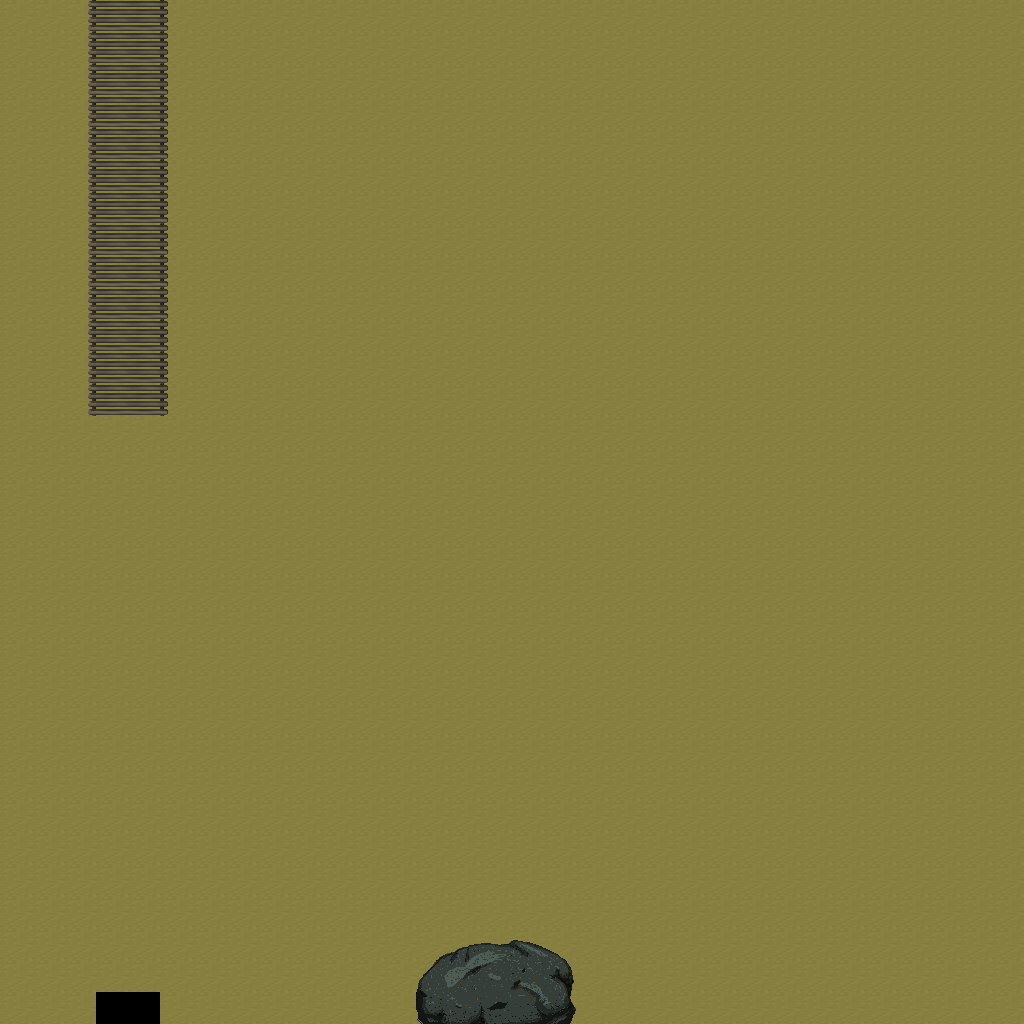

Tiled map render using the project's own tile images. Description and the map definition, with tile-layer contents summarised, below:
An orthogonal 32x32 tile map with 32x32 px tiles, 5 tile layers (Ground, Objects, Objects2, Above, ...), 1 hidden layer not drawn, 7 tilesets.

<map version="1.10" tiledversion="1.11.0" orientation="orthogonal" renderorder="right-down" width="32" height="32" tilewidth="32" tileheight="32" infinite="0" nextlayerid="11" nextobjectid="1">
 <tileset firstgid="1" name="logic_collision" tilewidth="32" tileheight="32" tilecount="1" columns="1">
  <image source="../drawable/logic_collision.png" width="32" height="32" />
 </tileset>
 <tileset firstgid="2" name="ground_ground" tilewidth="32" tileheight="32" tilecount="33" columns="3">
  <image source="../drawable/ground_ground.png" width="96" height="352" />
 </tileset>
 <tileset firstgid="35" name="ground_ridge_earth_dark" tilewidth="32" tileheight="32" tilecount="96" columns="12">
  <image source="../drawable/ground_ridge_earth_dark.png" width="384" height="256" />
 </tileset>
 <tileset firstgid="131" name="ground_rock_huge_boulder" tilewidth="32" tileheight="32" tilecount="20" columns="5">
  <image source="../drawable/ground_rock_huge_boulder.png" width="160" height="128" />
 </tileset>
 <tileset firstgid="151" name="ground_ladder_vertical_pale" tilewidth="32" tileheight="32" tilecount="5" columns="5">
  <image source="../drawable/ground_ladder_vertical_pale.png" width="160" height="32" />
 </tileset>
 <tileset firstgid="156" name="building_fence_wooden_brown_fence" tilewidth="32" tileheight="32" tilecount="42" columns="7">
  <image source="../drawable/building_fence_wooden_brown_fence.png" width="224" height="192" />
 </tileset>
 <tileset firstgid="198" name="furniture_table_wooden_rectangular" tilewidth="32" tileheight="32" tilecount="9" columns="3">
  <image source="../drawable/furniture_table_wooden_rectangular.png" width="96" height="96" />
 </tileset>
 <layer id="1" name="Ground" width="32" height="32">
  <data>[1024 cells, 1022 non-empty, 7 distinct tile ids]</data>
 </layer>
 <layer id="2" name="Objects" width="32" height="32">
  <data>[1024 cells, 56 non-empty, 7 distinct tile ids]</data>
 </layer>
 <layer id="3" name="Objects2" width="32" height="32">
  <data>[1024 cells, 0 non-empty, 0 distinct tile ids]</data>
 </layer>
 <layer id="4" name="Above" width="32" height="32">
  <data>[1024 cells, 5 non-empty, 5 distinct tile ids]</data>
 </layer>
 <layer id="5" name="Above2" width="32" height="32">
  <data>[1024 cells, 0 non-empty, 0 distinct tile ids]</data>
 </layer>
 <layer id="6" name="Walkable" width="32" height="32" visible="0">
  <data>[1024 cells, 38 non-empty, 1 distinct tile ids]</data>
 </layer>
 <objectgroup id="7" name="Mapevents" />
 <objectgroup id="8" name="Spawn" />
 <objectgroup id="9" name="Keys" />
 <objectgroup id="10" name="Replace" />
</map>
